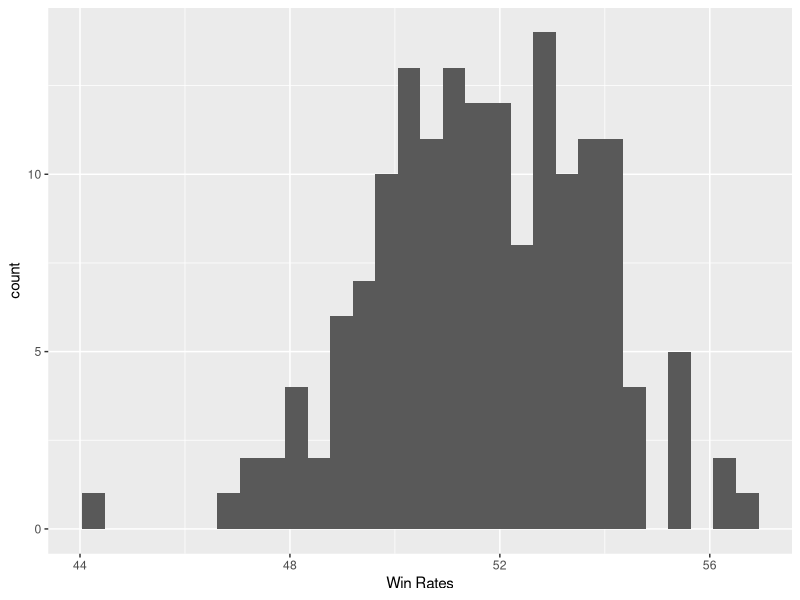
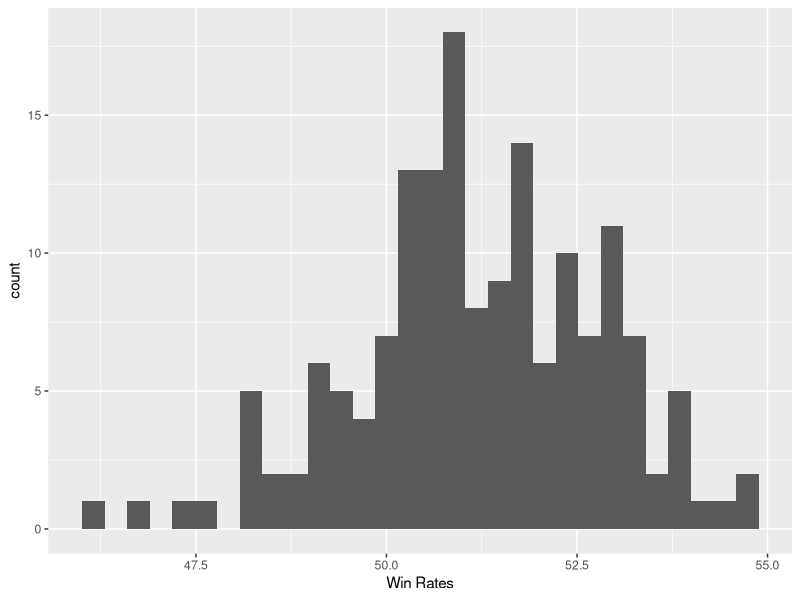

These figures' R source, in order:
## ---- chunk 1
library(tidyverse)
library(stringr)
## ---- chunk 2
# lol <- read_csv("data/LOL Data .csv", skip = 3) %>%
#   mutate(WRate = parse_number(`Win %`),
#          PickRate = parse_number(`Pick %`), 
#          RolePerc = parse_number(`Role %`), 
#          BanPerc = parse_number(`Ban %`), 
#          Name = stringr::str_sub(Name, 1, nchar(Name)/2)
#          )%>%
#   group_by(Name)%>%
#   slice_max(RolePerc, n=1)%>%
#   ungroup() |>
#   select("Name", "Role", "KDA", "WRate", "PickRate", "RolePerc", "BanPerc")
# 
# lol22.22<- read_csv("data/12.22 dataset.csv") %>%
#   mutate(WRate = parse_number(`Win %`), 
#          PickRate = parse_number(`Pick %`), 
#          RolePerc = parse_number(`Role %`),
#          BanPerc = parse_number(`Ban %`),
#          Name = stringr::str_sub(Name, 1, nchar(Name)/2)) %>%
#   group_by(Name)%>%
#   slice_max(RolePerc, n=1)%>%
#   ungroup()|>
#   select("Name", "Role", "KDA", "WRate", "PickRate", "RolePerc", "BanPerc")
## ---- chunk 3
# write_csv(lol, file = "data/LOL_patch_12.23.csv")
# write_csv(lol22.22, file = "data/LOL_patch_12.22.csv")
## ---- chunk 4
lol = read_csv("data/LOL_patch_12.23.csv")
lol22.22 = read_csv("data/LOL_patch_12.22.csv")
## ---- chunk 5
ggplot(data = lol22.22, mapping = aes(x = WRate))+
  geom_histogram()+
  labs(x = "Win Rates")
## ---- chunk 6
summary(lol22.22$WRate)
sd(lol22.22$WRate)
## ---- chunk 7
top5 <- lol22.22 |>
  slice_max(WRate, n = 5)

bottom5 <- lol22.22 |>
  slice_min(WRate, n = 5)

list22 <- bind_rows(top5, bottom5) |>
  select(Name,WRate) |>
  arrange(desc(WRate))
list22
## ---- chunk 8
ggplot(data = lol, mapping = aes(x = WRate))+
  geom_histogram()+
  labs(x = "Win Rates")
## ---- chunk 9
lol23.temp <- lol |>
  select(Name, WRate) |>
  rename(WRate_12.23 = WRate)

left_join(list22, lol23.temp, by="Name")|>
  rename(WRate_12.22 = WRate)
## ---- chunk 10
summary(lol23.temp$WRate_12.23)
sd(lol23.temp$WRate_12.23)
